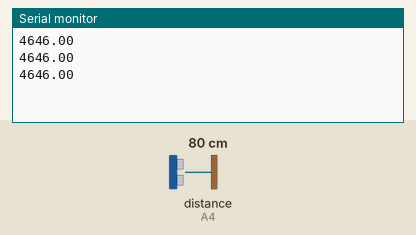
Recording of a sketch running on a simulated Arduino Uno, built with avr-gcc and run on an emulated ATmega328P. On the bench: the last lines printed to the serial monitor. Wiring (inferred from the names in the program): ultrasonic range finder: trigger A5; echo A4. Inputs (shaded band) come from the test bench; at power-on: distance to the obstacle (sensor on A4) 80 cm. The echo pulse lasts 58.3 µs per cm.

Above: at 1.3 s.
1.4 s: distance to the obstacle (sensor on A4) set to 2 cm
At 1.9 s:
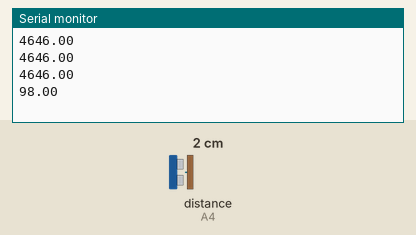
2.9 s: distance to the obstacle (sensor on A4) set to 4 cm
At 3.4 s:
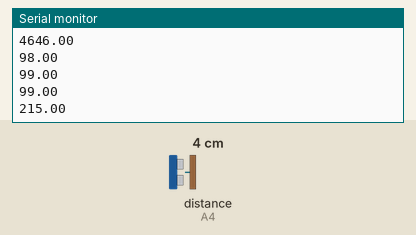
Timing chart, 0 to 5.9 s (numbered marks = the images above; inputs shaded):
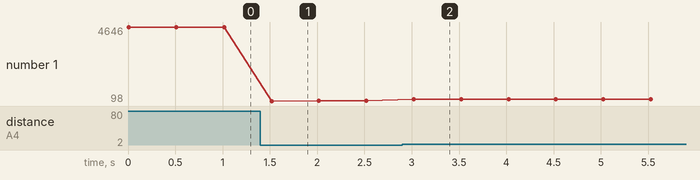

Measured:
- after the input at 1.4 s, the serial monitor: prints a new line after 0.12 s (image 1)
- after the input at 2.9 s, the serial monitor: prints a new line after 0.12 s (image 2)
- plotted number 1: 4646 → 99 after the input at 1.4 s, 99 → 216 after the input at 2.9 s

The sketch:

ultrasound_simple.ino
```cpp
//define pins
//setup pins
//open serial
//reset triger
//send ping
//read echo time
//print echo time


int trigPin = A5;
int echoPin = A4;
float echoTime;

void setup(){

  pinMode(trigPin,OUTPUT);
  pinMode(echoPin,INPUT);
  Serial.begin(9600);

}

void loop(){


  digitalWrite(trigPin,HIGH);
  // delay(10);
  digitalWrite(trigPin,LOW);
  echoTime = pulseIn(echoPin,HIGH); // microseconds
  // distance = ??
  Serial.println( echoTime );
  delay(500);

}
```
